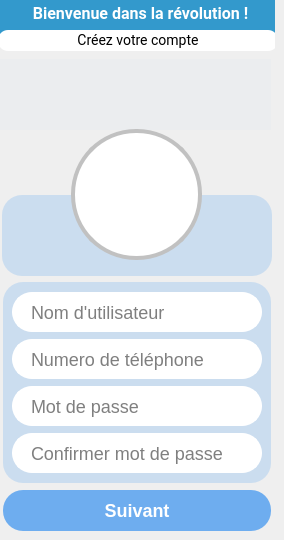
   <widget class="QWidget" name="page">
    <property name="styleSheet">
     <string notr="true"/>
    </property>
    <widget class="QFrame" name="central_signin">
     <property name="geometry">
      <rect>
       <x>0</x>
       <y>0</y>
       <width>275</width>
       <height>531</height>
      </rect>
     </property>
     <property name="minimumSize">
      <size>
       <width>275</width>
       <height>511</height>
      </size>
     </property>
     <property name="maximumSize">
      <size>
       <width>275</width>
       <height>16777215</height>
      </size>
     </property>
     <property name="styleSheet">
      <string notr="true"/>
     </property>
     <widget class="QLabel" name="create_account">
      <property name="geometry">
       <rect>
        <x>-2</x>
        <y>30</y>
        <width>280</width>
        <height>21</height>
       </rect>
      </property>
      <property name="styleSheet">
       <string notr="true">color: rgb(0, 0, 0);
background-color: rgb(255, 255, 255);font-size:14px; font-family:Roboto ;
border-radius:10px;</string>
      </property>
      <property name="text">
       <string>Créez votre compte</string>
      </property>
      <property name="alignment">
       <set>Qt::AlignCenter</set>
      </property>
     </widget>
     <widget class="QFrame" name="form">
      <property name="geometry">
       <rect>
        <x>3</x>
        <y>282</y>
        <width>268</width>
        <height>201</height>
       </rect>
      </property>
      <property name="styleSheet">
       <string notr="true">QFrame{
background-color: rgba(57, 146, 240, 50);
border-radius:20px;}</string>
      </property>
      <property name="frameShape">
       <enum>QFrame::StyledPanel</enum>
      </property>
      <property name="frameShadow">
       <enum>QFrame::Raised</enum>
      </property>
      <layout class="QVBoxLayout" name="verticalLayout">
       <item>
        <widget class="QLineEdit" name="user_name">
         <property name="minimumSize">
          <size>
           <width>250</width>
           <height>40</height>
          </size>
         </property>
         <property name="toolTip">
          <string>Saisissez votre nom d'utilisateur.</string>
         </property>
         <property name="styleSheet">
          <string notr="true">QLineEdit{
	border:2px solid; 
	border-radius:20px;
	font-size:18px;
	padding-left:15px;
	padding-right:15px; 
	border-color:#FFF; 
	background-color:#FFFFFF;}

QLineEdit:hover,  QLineEdit:focus{
	border-color: rgba(57, 146, 240, 180); 
}</string>
         </property>
         <property name="placeholderText">
          <string>Nom d'utilisateur</string>
         </property>
        </widget>
       </item>
       <item>
        <widget class="QLineEdit" name="phone">
         <property name="minimumSize">
          <size>
           <width>250</width>
           <height>40</height>
          </size>
         </property>
         <property name="toolTip">
          <string>Saisissez votre nom d'utilisateur.</string>
         </property>
         <property name="styleSheet">
          <string notr="true">QLineEdit{
	border:2px solid; 
	border-radius:20px;
	font-size:18px;
	padding-left:15px;
	padding-right:15px; 
	border-color:#FFF; 
	background-color:#FFFFFF;}

QLineEdit:hover,  QLineEdit:focus{
	border-color: rgba(57, 146, 240, 180); 
}</string>
         </property>
         <property name="placeholderText">
          <string>Numero de téléphone</string>
         </property>
        </widget>
       </item>
       <item>
        <widget class="QLineEdit" name="passcode">
         <property name="minimumSize">
          <size>
           <width>250</width>
           <height>40</height>
          </size>
         </property>
         <property name="toolTip">
          <string>Saisissez votre mot de passe.
Utilisez un mot de passe facile à retenir.</string>
         </property>
         <property name="styleSheet">
          <string notr="true">QLineEdit{
	border:2px solid; 
	border-radius:20px;
	font-size:18px;
	padding-left:15px;
	padding-right:15px; 
	border-color:#FFF; 
	background-color:#FFFFFF;}

QLineEdit:hover,  QLineEdit:focus{
	border-color: rgba(57, 146, 240, 180); 
}</string>
         </property>
         <property name="echoMode">
          <enum>QLineEdit::PasswordEchoOnEdit</enum>
         </property>
         <property name="placeholderText">
          <string>Mot de passe</string>
         </property>
        </widget>
       </item>
       <item>
        <widget class="QLineEdit" name="passcode2">
         <property name="minimumSize">
          <size>
           <width>250</width>
           <height>40</height>
          </size>
         </property>
         <property name="toolTip">
          <string>Saisissez de nouveau votre mot de passe.</string>
         </property>
         <property name="styleSheet">
          <string notr="true">QLineEdit{
	border:2px solid; 
	border-radius:20px;
	font-size:18px;
	padding-left:15px;
	padding-right:15px; 
	border-color:#FFF; 
	background-color:#FFFFFF;}

QLineEdit:hover,  QLineEdit:focus{
	border-color: rgba(57, 146, 240, 180); 
}</string>
         </property>
         <property name="echoMode">
          <enum>QLineEdit::Password</enum>
         </property>
         <property name="placeholderText">
          <string>Confirmer mot de passe</string>
         </property>
        </widget>
       </item>
      </layout>
     </widget>
     <widget class="QLabel" name="logo">
      <property name="geometry">
       <rect>
        <x>0</x>
        <y>59</y>
        <width>271</width>
        <height>71</height>
       </rect>
      </property>
      <property name="styleSheet">
       <string notr="true">background-color: rgba(57, 146, 240, 5);
background-image: url(:/icons/icons/multilogo.png);
image:url(:/icons/icons/ARsoftlogo.png)</string>
      </property>
      <property name="text">
       <string/>
      </property>
     </widget>
     <widget class="QLabel" name="welcome">
      <property name="geometry">
       <rect>
        <x>0</x>
        <y>-7</y>
        <width>281</width>
        <height>41</height>
       </rect>
      </property>
      <property name="styleSheet">
       <string notr="true">background-color: rgb(51, 153, 204);
color: rgb(255, 255, 255);font-size:16px; font-weight:bold; font-family:Roboto ;</string>
      </property>
      <property name="text">
       <string>Bienvenue dans la révolution !</string>
      </property>
      <property name="alignment">
       <set>Qt::AlignCenter</set>
      </property>
     </widget>
     <widget class="QFrame" name="image_field">
      <property name="geometry">
       <rect>
        <x>2</x>
        <y>195</y>
        <width>270</width>
        <height>81</height>
       </rect>
      </property>
      <property name="styleSheet">
       <string notr="true">QFrame{
background-color: rgba(57, 146, 240, 50);
border-radius:20px;
}</string>
      </property>
      <property name="frameShape">
       <enum>QFrame::StyledPanel</enum>
      </property>
      <property name="frameShadow">
       <enum>QFrame::Raised</enum>
      </property>
     </widget>
     <widget class="QPushButton" name="next">
      <property name="geometry">
       <rect>
        <x>3</x>
        <y>490</y>
        <width>268</width>
        <height>41</height>
       </rect>
      </property>
      <property name="styleSheet">
       <string notr="true">QPushButton{
	border:none; 
	border-radius:20px; 
	font-size:18px; 
	font-weight:bold;
	padding-left:15px;
	padding-right:15px; 
	background-color:rgba(57, 146, 240, 180);
	color:#FFFFFF;
}

QPushButton:hover{
	border:2px solid rgba(57, 146, 240, 250); 
	font-weight:0;
	background-color:#FFFFFF;
	color:rgba(57, 146, 240, 250);
}</string>
      </property>
      <property name="text">
       <string>Suivant</string>
      </property>
     </widget>
     <widget class="QLabel" name="choose_profilepicture">
      <property name="geometry">
       <rect>
        <x>71</x>
        <y>129</y>
        <width>131</width>
        <height>131</height>
       </rect>
      </property>
      <property name="toolTip">
       <string>&lt;html&gt;&lt;head/&gt;&lt;body&gt;&lt;p&gt;Avatar (PRO)&lt;/p&gt;&lt;/body&gt;&lt;/html&gt;</string>
      </property>
      <property name="styleSheet">
       <string notr="true">QLabel{
	border:1px solid #FFF;
	border-radius:65px;
	background-color:#FFFFFF;
	background-image: url(:/cils/cils/cil-user.png);	
	background-position:center;
	background-repeat:no-repeat;
	border: 4px solid ;
	border-color: #c1c1c1;

}

QLabel:hover,  QFrame:focus{
	border-color: rgba(57, 146, 240, 180); 
}</string>
      </property>
      <property name="scaledContents">
       <bool>true</bool>
      </property>
      <property name="alignment">
       <set>Qt::AlignBottom|Qt::AlignHCenter</set>
      </property>
     </widget>
     <zorder>logo</zorder>
     <zorder>form</zorder>
     <zorder>welcome</zorder>
     <zorder>create_account</zorder>
     <zorder>image_field</zorder>
     <zorder>next</zorder>
     <zorder>choose_profilepicture</zorder>
    </widget>
   </widget>
